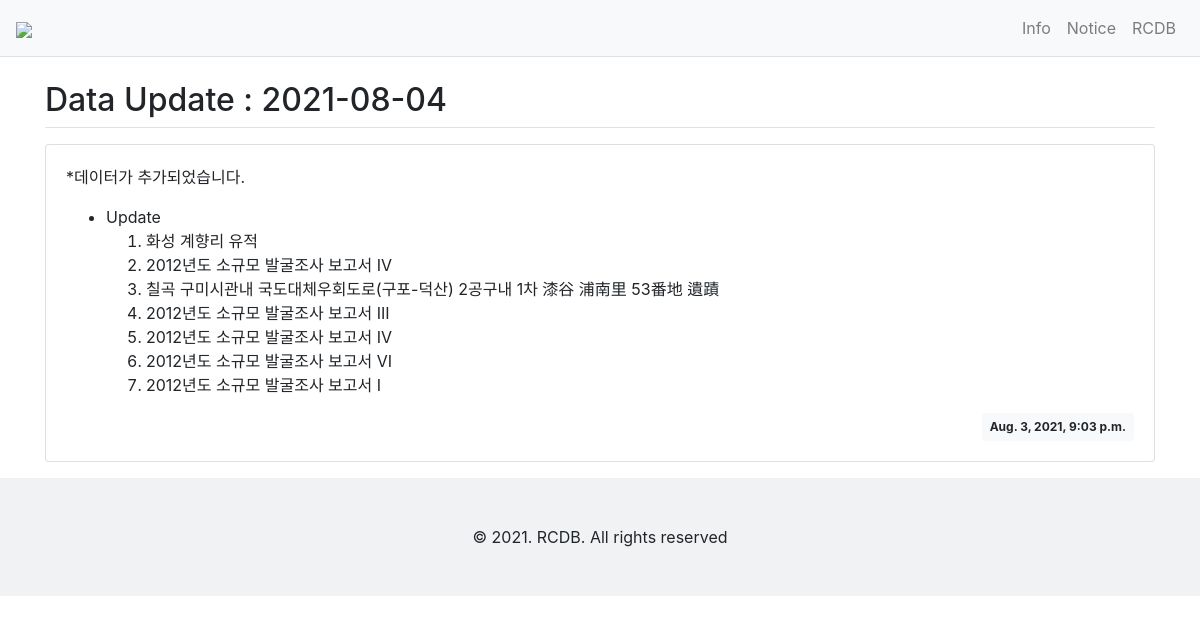
Page /notice/25/ on the earlier database version.
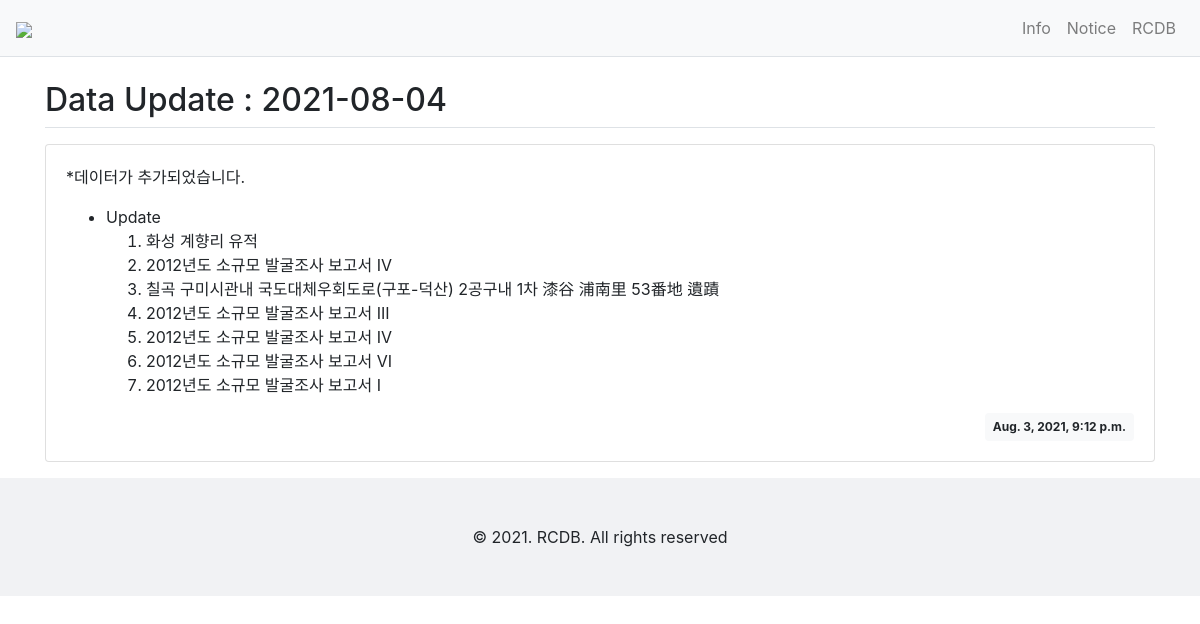
Same page on the later database version.
### notice/models.py (models this page shows, shortened)
class Notice(models.Model):
    subject = models.CharField(max_length=100)
    content = models.TextField()
    create_date = models.DateTimeField()

### notice/views.py (the view)
# urls.py: path('<int:notice_id>/', views.detail, name='detail'),
def detail(request, notice_id):
    notice = get_object_or_404(Notice, pk=notice_id)
    context = {'notice' : notice}
    return render(request, 'notice/notice_detail.html', context)

### notice/templatetags/md_filter.py (called while the page is built)
@register.filter()
def mark(value):
    extensions = ["nl2br", "fenced_code"]
    return mark_safe(markdown.markdown(value, extensions=extensions))

### templates/notice/notice_detail.html
{% extends 'base.html' %}
{% load md_filter %}
{% block content %}
<div class="container my-3">
    <h2 class="border-bottom py-2">{{ notice.subject }}</h2>
    <div class="card my-3">
        <div class="card-body">
            <div class="card-text">{{ notice.content|mark }}</div>
            <div class="d-flex justify-content-end">
                <div class="badge badge-light p-2">
                    {{ notice.create_date }}
                </div>
            </div>
        </div>
    </div>
</div>
{% endblock %}

Differences in the rows shown:
changed Notice: create_date "Aug. 3, 2021, 9:03 p.m." → "Aug. 3, 2021, 9:12 p.m."
